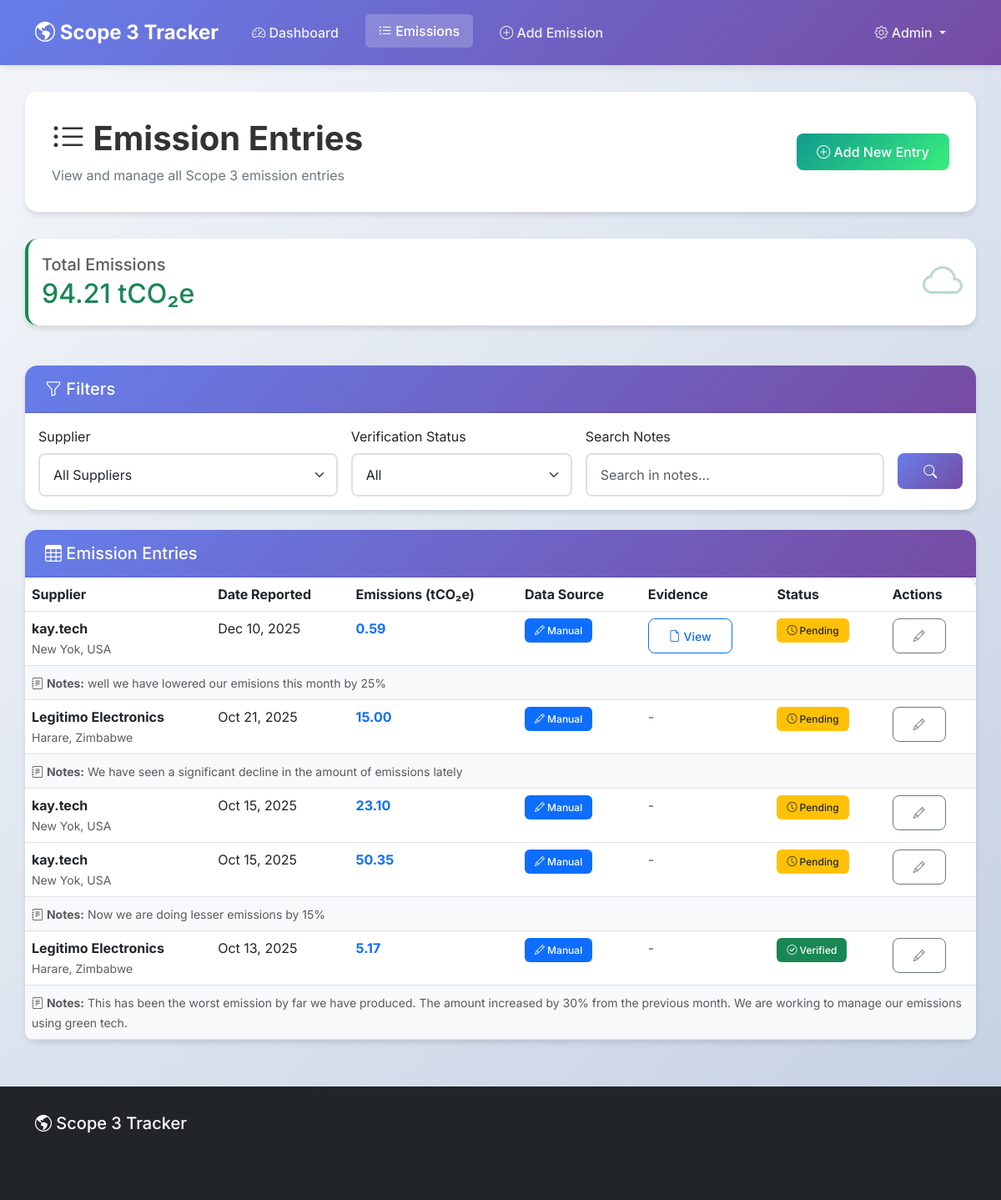
Page /emissions/ (signed in) on the earlier database version.
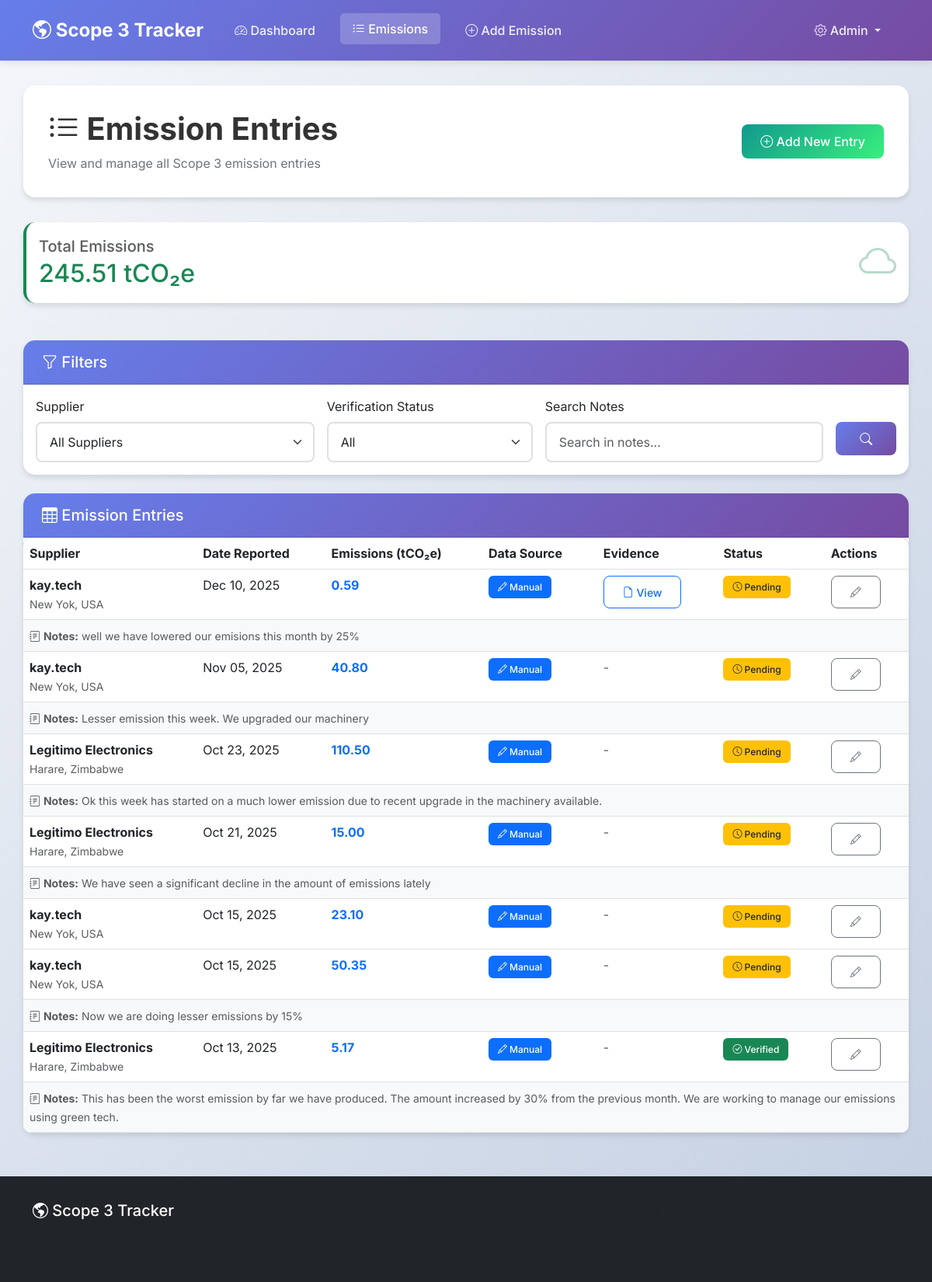
Same page on the later database version.
### core/models.py (models this page shows, shortened)
class EmissionEntry(models.Model):
    supplier = models.ForeignKey(Supplier, on_delete=models.CASCADE, related_name='emission_entries')
    date_reported = models.DateTimeField()
    scope3_emissions = models.DecimalField(max_digits=12, decimal_places=2) # Flexible for larger numbers
    evidence_file = models.FileField(upload_to='evidence/', blank=True, null=True)
    notes = models.TextField(blank=True)
    verified = models.BooleanField(default=False)
    blockchain_hash = models.CharField(max_length=255, blank=True, null=True, help_text="Blockchain verification hash")
    blockchain_verified = models.BooleanField(default=False)
    DATA_SOURCE_CHOICES = [
        ('manual', 'Manual Entry'),
        ('iot', 'IoT Device'),
        ('ml_estimate', 'ML Estimate'),
        ('spend_based', 'Spend-Based Estimate'),
    ]
    data_source = models.CharField(max_length=20, choices=DATA_SOURCE_CHOICES, default='manual')
    ml_confidence = models.DecimalField(max_digits=5, decimal_places=4, null=True, blank=True, help_text="ML model confidence (0-1)")

class Supplier(models.Model):
    supplier_code = models.CharField(max_length=50, unique=True, default="TEMP_CODE")
    name = models.CharField(max_length=255)
    region = models.CharField(max_length=100, blank=True)
    contact_email = models.EmailField(unique=True)
    industry = models.CharField(max_length=100, blank=True)
    active = models.BooleanField(default=True)
    added_on = models.DateTimeField(auto_now_add=True)
    tenant = models.ForeignKey('saas.Tenant', on_delete=models.CASCADE, null=True, blank=True, related_name='suppliers')
    annual_spend = models.DecimalField(max_digits=15, decimal_places=2, null=True, blank=True, help_text="Annual spend in USD")
    emission_factor = models.DecimalField(max_digits=10, decimal_places=4, null=True, blank=True, help_text="Emission factor (tCO2e/$)")

### core/views.py (the view)
# urls.py: path('emissions/', views.emission_list, name='emission_list'),
@login_required
def emission_list(request):
    tenant = request.user.tenant_membership.tenant if hasattr(request.user, 'tenant_membership') else None
    supplier_id = request.GET.get('supplier')
    verified = request.GET.get('verified')
    entries = EmissionEntry.objects.filter(supplier__tenant=tenant).order_by('-date_reported') if tenant else EmissionEntry.objects.all().order_by('-date_reported')
    search_query = request.GET.get('search')
    if search_query:
        entries = entries.filter(notes__icontains=search_query)
    if supplier_id:
        entries = entries.filter(supplier__id=supplier_id)
    if verified == "true":
        entries = entries.filter(verified=True)
    elif verified == "false":
        entries = entries.filter(verified=False)
    suppliers = Supplier.objects.filter(tenant=tenant) if tenant else Supplier.objects.all()
    paginator = Paginator(entries, 10)
    page_number = request.GET.get('page')
    page_obj = paginator.get_page(page_number)
    total_emissions = entries.aggregate(total=models.Sum('scope3_emissions'))['total'] or 0
    return render(request, 'core/emission_list.html',
                  {
                   'suppliers': suppliers,
                   'page_obj': page_obj,
                   'total_emissions': total_emissions,
                   })

### core/templates/core/emission_list.html (shortened to what this page needs)
{% extends 'core/base.html' %}
{% block content %}
<div class="page-header">
    <div class="d-flex justify-content-between align-items-center">
        <div>
            <h1><i class="bi bi-list-ul"></i> Emission Entries</h1>
            <p>View and manage all Scope 3 emission entries</p>
        </div>
        <a href="{% url 'submit_emission' %}" class="btn btn-success">
            <i class="bi bi-plus-circle"></i> Add New Entry
        </a>
    </div>
</div>
<div class="row mb-4">
    <div class="col-12">
        <div class="card stat-card stat-success">
            <div class="card-body">
                <div class="d-flex justify-content-between align-items-center">
                    <div>
                        <h5 class="text-muted mb-1">Total Emissions</h5>
                        <h2 class="text-success mb-0">{{ total_emissions|floatformat:2 }} tCO₂e</h2>
                    </div>
                    <i class="bi bi-cloud text-success" style="font-size: 3rem; opacity: 0.3;"></i>
                </div>
            </div>
        </div>
    </div>
</div>
<div class="card mb-4">
    <div class="card-header">
        <h5 class="mb-0"><i class="bi bi-funnel"></i> Filters</h5>
    </div>
    <div class="card-body">
        <form method="get" class="row g-3">
            <div class="col-md-4">
                <label class="form-label">Supplier</label>
                <select name="supplier" class="form-select">
                    <option value="">All Suppliers</option>
                </select>
            </div>
            <div class="col-md-3">
                <label class="form-label">Verification Status</label>
                <select name="verified" class="form-select">
                    <option value="">All</option>
                </select>
            </div>
            <div class="col-md-4">
                <label class="form-label">Search Notes</label>
                <input type="text" name="search" class="form-control"
                       placeholder="Search in notes..." value="{{ request.GET.search|default:'' }}">
            </div>
            <div class="col-md-1">
                <label class="form-label">&nbsp;</label>
                <button type="submit" class="btn btn-primary w-100">
                    <i class="bi bi-search"></i>
                </button>
            </div>
        </form>
    </div>
</div>
<div class="card">
    <div class="card-header">
        <h5 class="mb-0"><i class="bi bi-table"></i> Emission Entries</h5>
    </div>
    <div class="card-body p-0">
        {% if page_obj %}
            <div class="table-responsive">
                <table class="table table-hover mb-0">
                    <thead>
                        <tr>
                            <th>Supplier</th>
                            <th>Date Reported</th>
                            <th>Emissions (tCO₂e)</th>
                            <th>Data Source</th>
                            <th>Evidence</th>
                            <th>Status</th>
                            <th>Actions</th>
                        </tr>
                    </thead>
                    <tbody>
                        {% for entry in page_obj %}
                        <tr>
                            <td>
                                <strong>{{ entry.supplier.name }}</strong>
                                {% if entry.supplier.region %}
                                    <br><small class="text-muted">{{ entry.supplier.region }}</small>
                                {% endif %}
                            </td>
                            <td>{{ entry.date_reported|date:"M d, Y" }}</td>
                            <td>
                                <strong class="text-primary">{{ entry.scope3_emissions }}</strong>
                            </td>
                            <td>
                                {% if entry.data_source == 'manual' %}
                                    <span class="badge bg-primary"><i class="bi bi-pencil"></i> Manual</span>
                                {% elif entry.data_source == 'iot' %}
                                    <span class="badge bg-info"><i class="bi bi-wifi"></i> IoT</span>
                                {% elif entry.data_source == 'ml_estimate' %}
                                    <span class="badge bg-success"><i class="bi bi-robot"></i> ML</span>
                                {% elif entry.data_source == 'spend_based' %}
                                    <span class="badge bg-warning text-dark"><i class="bi bi-calculator"></i> Spend</span>
                                {% else %}
                                    <span class="badge bg-secondary">{{ entry.data_source }}</span>
                                {% endif %}
                            </td>
                            <td>
                                {% if entry.evidence_file %}
                                    <a href="{{ entry.evidence_file.url }}" class="btn btn-sm btn-outline-primary" target="_blank">
                                        <i class="bi bi-file-earmark"></i> View
                                    </a>
                                {% else %}
                                    <span class="text-muted">-</span>
                                {% endif %}
                            </td>
                            <td>
                                {% if entry.verified %}
                                    <span class="badge bg-success">
                                        <i class="bi bi-check-circle"></i> Verified
                                    </span>
                                {% else %}
                                    <span class="badge bg-warning text-dark">
                                        <i class="bi bi-clock"></i> Pending
                                    </span>
                                {% endif %}
                            </td>
                            <td>
                                <a href="/admin/core/emissionentry/{{ entry.id }}/change/"
                                   class="btn btn-sm btn-outline-secondary" title="Edit">
                                    <i class="bi bi-pencil"></i>
                                </a>
                            </td>
                        </tr>
                        {% if entry.notes %}
                        <tr class="table-light">
                            <td colspan="7">
                                <small class="text-muted">
                                    <i class="bi bi-journal-text"></i> <strong>Notes:</strong> {{ entry.notes }}
                                </small>
                            </td>
                        </tr>
                        {% endif %}
                        {% endfor %}
                    </tbody>
                </table>
            </div>
        {% endif %}
    </div>
</div>
{% endblock %}

### core/templates/core/base.html (shortened to what this page needs)
<!DOCTYPE html>
<html lang="en">
<head>
    <link href="https://cdn.jsdelivr.net/npm/bootstrap@5.3.0/dist/css/bootstrap.min.css" rel="stylesheet">
    <link href="https://cdn.jsdelivr.net/npm/bootstrap-icons@1.10.0/font/bootstrap-icons.css" rel="stylesheet">
</head>
<body>
    <nav class="navbar navbar-expand-lg navbar-dark">
        <div class="container">
            <a class="navbar-brand" href="{% url 'home' %}">
                <i class="bi bi-globe-americas"></i> Scope 3 Tracker
            </a>
            <div class="collapse navbar-collapse" id="navbarNav">
                <ul class="navbar-nav me-auto">
                    <li class="nav-item">
                        <a class="nav-link {% if request.resolver_match.url_name == 'dashboard' %}active{% endif %}" href="{% url 'dashboard' %}">
                            <i class="bi bi-speedometer2"></i> Dashboard
                        </a>
                    </li>
                    <li class="nav-item">
                        <a class="nav-link {% if request.resolver_match.url_name == 'emission_list' %}active{% endif %}" href="{% url 'emission_list' %}">
                            <i class="bi bi-list-ul"></i> Emissions
                        </a>
                    </li>
                    <li class="nav-item">
                        <a class="nav-link {% if request.resolver_match.url_name == 'submit_emission' %}active{% endif %}" href="{% url 'submit_emission' %}">
                            <i class="bi bi-plus-circle"></i> Add Emission
                        </a>
                    </li>
                </ul>
                <ul class="navbar-nav">
                    <li class="nav-item dropdown">
                        <a class="nav-link dropdown-toggle" href="#" id="navbarDropdown" role="button" data-bs-toggle="dropdown">
                            <i class="bi bi-gear"></i> Admin
                        </a>
                    </li>
                </ul>
            </div>
        </div>
    </nav>
    <div class="container main-content">
        {% block content %}{% endblock %}
    </div>
    <footer class="footer mt-auto">
        <div class="container">
            <div class="row">
                <div class="col-md-6">
                    <h5><i class="bi bi-globe-americas"></i> Scope 3 Tracker</h5>
                    <p class="text-muted">AI-Powered Carbon Emissions Monitoring Platform</p>
                </div>
                <div class="col-md-6 text-md-end">
                    <p class="text-muted mb-0">
                    </p>
                </div>
            </div>
        </div>
    </footer>
</body>
</html>

### core/templates/core/base.html (style rules this page uses)
:root { --primary-color: #0d6efd; --secondary-color: #6c757d; --success-color: #198754; --danger-color: #dc3545; --warning-color: #ffc107; --info-color: #0dcaf0; --dark-color: #212529; --light-color: #f8f9fa; }
* { font-family: 'Inter', -apple-system, BlinkMacSystemFont, 'Segoe UI', sans-serif; }
body { background: linear-gradient(135deg, #f5f7fa 0%, #c3cfe2 100%); min-height: 100vh; }
.navbar { background: linear-gradient(135deg, #667eea 0%, #764ba2 100%) !important; box-shadow: 0 2px 10px rgba(0,0,0,0.1); padding: 1rem 0; }
.navbar-brand { font-weight: 700; font-size: 1.5rem; color: white !important; }
.navbar-nav .nav-link { color: rgba(255,255,255,0.9) !important; font-weight: 500; margin: 0 0.5rem; transition: all 0.3s; border-radius: 5px; padding: 0.5rem 1rem !important; }
.navbar-nav .nav-link:hover, .navbar-nav .nav-link.active { background: rgba(255,255,255,0.2); color: white !important; transform: translateY(-2px); }
.main-content { padding: 2rem 0; }
.card { border: none; border-radius: 15px; box-shadow: 0 4px 6px rgba(0,0,0,0.1); transition: transform 0.3s, box-shadow 0.3s; margin-bottom: 1.5rem; }
.card-header { background: linear-gradient(135deg, #667eea 0%, #764ba2 100%); color: white; border-radius: 15px 15px 0 0 !important; padding: 1rem 1.5rem; font-weight: 600; }
.stat-card { border-left: 4px solid var(--primary-color); transition: transform 0.2s; background: white; }
.stat-card.stat-success { border-left-color: var(--success-color); }
.btn { border-radius: 8px; padding: 0.6rem 1.5rem; font-weight: 500; transition: all 0.3s; }
.btn-primary { background: linear-gradient(135deg, #667eea 0%, #764ba2 100%); border: none; }
.btn-success { background: linear-gradient(135deg, #11998e 0%, #38ef7d 100%); border: none; }
.form-control, .form-select { border-radius: 8px; border: 2px solid #e0e0e0; padding: 0.75rem 1rem; transition: all 0.3s; }
.table { border-radius: 10px; overflow: hidden; }
.table thead { background: linear-gradient(135deg, #667eea 0%, #764ba2 100%); color: white; }
.badge { padding: 0.5rem 0.75rem; border-radius: 6px; font-weight: 500; }
.footer { background: #212529; color: white; padding: 2rem 0; margin-top: 4rem; }
.page-header { background: white; border-radius: 15px; padding: 2rem; margin-bottom: 2rem; box-shadow: 0 4px 6px rgba(0,0,0,0.1); }
.page-header h1 { color: #333; font-weight: 700; margin: 0; }
.page-header p { color: #6c757d; margin: 0.5rem 0 0 0; }

Differences in the rows shown:
added EmissionEntry: supplier.name "kay.tech", supplier.region "New Yok, USA", date_reported "Nov 05, 2025", scope3_emissions "40.80", data_source "manual" (drawn), verified False (drawn), notes "Lesser emission this week. We upgraded our machinery"
added EmissionEntry: supplier.name "Legitimo Electronics", supplier.region "Harare, Zimbabwe", date_reported "Oct 23, 2025", scope3_emissions "110.50", data_source "manual" (drawn), verified False (drawn), notes "Ok this week has started on a much lower emission due to recent upgrade in the machinery available."
Other differences:
{{ total_emissions|floatformat:2 }}: "94.21" → "245.51"
